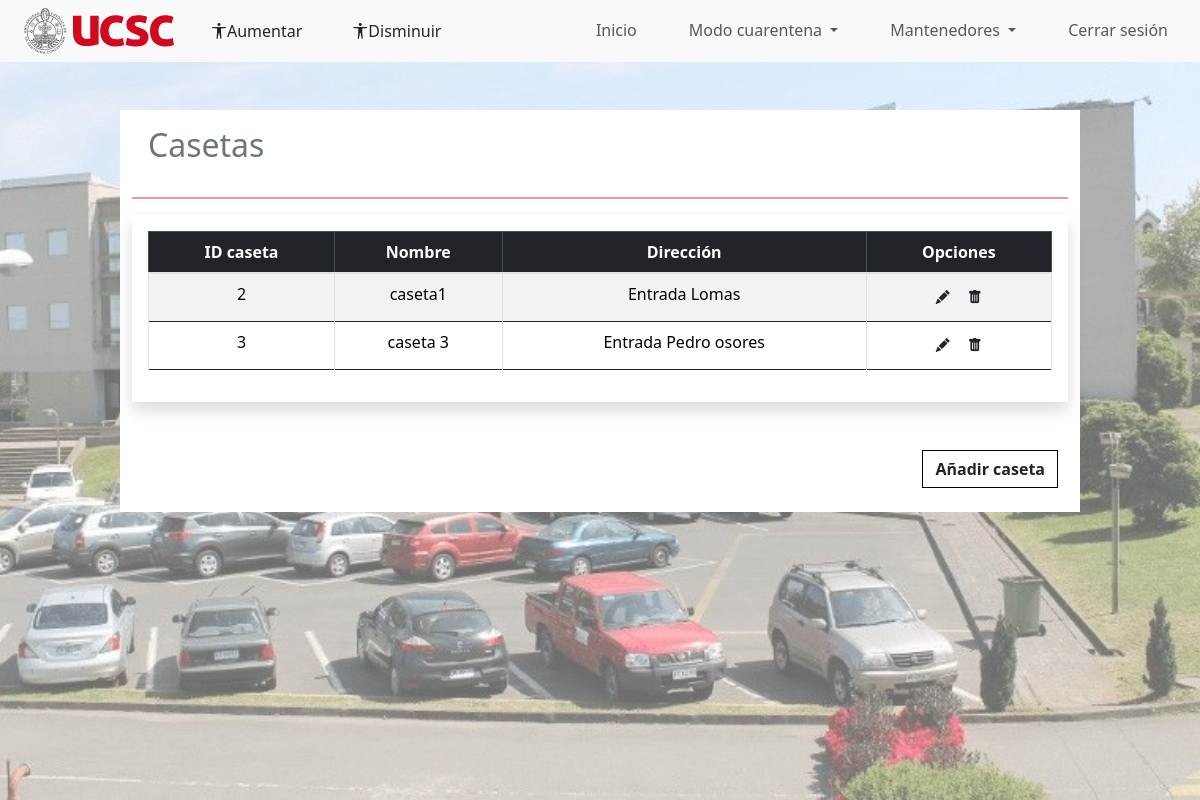
The page /index.php?p=admin/casetas (signed in) on the database its author committed.
### tables this page shows
CREATE TABLE `casetas` (
  `id_caseta` int(11) NOT NULL,
  `nombre` varchar(30) NOT NULL,
  `direccion` varchar(50) NOT NULL
);

### index.php (called while the page is built, shortened)
<?php
$pagina = isset($_GET['p']) ? strtolower($_GET['p']) : 'auth/login';
require_once 'includes/header.php';
require_once 'pages/' . $pagina . '.php';

### pages/admin/casetas.php (the view, shortened to what this page needs)
<div class="container-fluid">
        <div class="container-fluid">
            <div class="row">
                <div class="col-10 bg-white offset-1 mt-5">
                    <div class="h2 p-3 text-secondary ">Casetas</div>
                    <hr class="border border-danger border-1 opacity-50">
                    <div class="table-responsive shadow p-3">
                        <table class="table table-hover table-bordered border-dark  table-striped text-center" id="miTabla">
                            <thead class="table-dark" >
                                <tr>
                                    <th scope="col">ID caseta</th>
                                    <th scope="col">Nombre</th>
                                    <th scope="col">Dirección</th>
                                    <th scope="col">Opciones</th>
                                </tr>
                            </thead>
                            <tbody class="table-group-divider">
                                <?php
                                require __DIR__ . '/../../modelo/conexion.php';
                                $sql = "SELECT * FROM casetas";
                                $resultado = mysqli_query($conexion, "$sql");
                                while ($row = mysqli_fetch_assoc($resultado)) {
                                    echo "<tr id='{$row["id_caseta"]}'>";
                                    echo "<td data-target='id_caseta'>" . $row["id_caseta"] . "</td>";
                                    echo "<td data-target='nombre'>" . $row["nombre"] . "</td>";
                                    echo "<td data-target='direccion'>" . $row["direccion"] . "</td>";
                                    echo "<td>";
                                    echo "<a href='#' class='btn btn-sm' data-role='update_tipo' data-id_tipo='" . $row['id_caseta'] . "'>";
                                    echo "<i class='bi bi-pencil-fill'></i>";
                                    echo "</a>";
                                    echo "<a href='#' class='btn btn-sm' data-role='eliminar' data-id='" . $row['id_caseta'] . "'>";
                                    echo "<i class='bi bi-trash-fill'></i>";
                                    echo "</a>";
                                    echo "</td>";
                                    echo "</tr>";
                                }
                                ?>
                            </tbody>
                        </table>
                    </div>
                    <div class="d-flex justify-content-end mt-5">
                        <button type="submit" class="btn custom-btn  fw-semibold  mb-4 añadir_vehiculo rounded-0 añadir_vehiculo" name="añadir" data-bs-toggle="modal" data-bs-target="#nuevomodalCaseta">Añadir caseta</button>
                    </div>
                </div>
            </div>
        </div>
    </div>

### css/style_inicio.css (style rules this page uses)
* { margin: 0; padding: 0; }
.añadir_vehiculo { margin-right: 10px; }

### css/style-perfil.css (style rules this page uses)
#miTabla tbody td { text-align: center !important; }

### css/botones.css (style rules this page uses)
.custom-btn { background-color: #fff; color: #000000; transition: background-color 0.7s ease !important; border: 1px solid #000 !important; cursor: pointer; }

### rows shown on the page
casetas: id_caseta "2", nombre "caseta1", direccion "Entrada Lomas"
casetas: id_caseta "3", nombre "caseta 3", direccion "Entrada Pedro osores"
